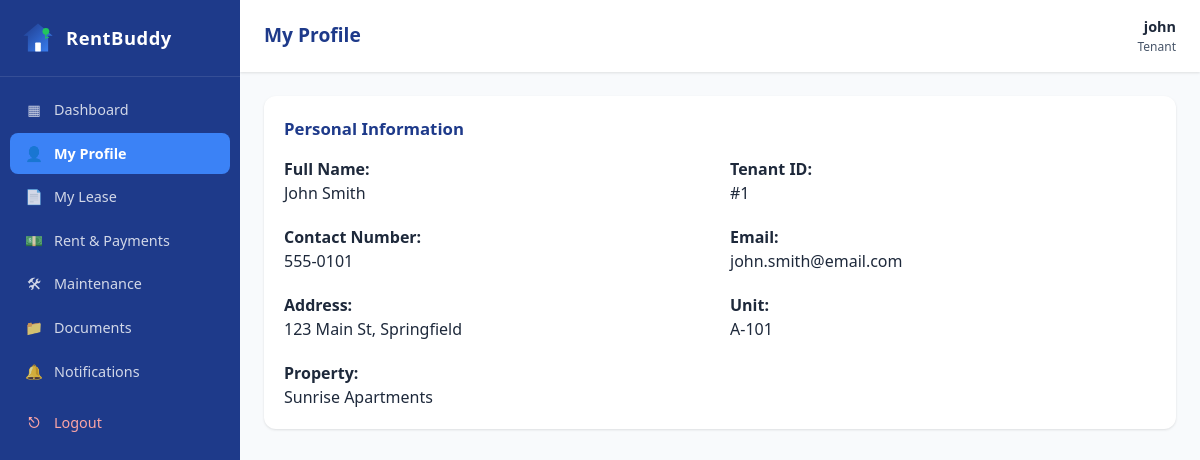
Page /tenant/profile.php (signed in) on the committed database.
### tables this page shows
CREATE TABLE `tenants` (
  `id` int(11) NOT NULL,
  `full_name` varchar(100) NOT NULL,
  `contact_number` varchar(20) DEFAULT NULL,
  `email` varchar(100) DEFAULT NULL,
  `address` varchar(255) DEFAULT NULL,
  `unit_id` int(11) DEFAULT NULL,
  `created_at` timestamp NOT NULL DEFAULT current_timestamp()
);

CREATE TABLE `units` (
  `id` int(11) NOT NULL,
  `property_id` int(11) NOT NULL,
  `unit_number` varchar(20) NOT NULL,
  `bedrooms` int(11) DEFAULT 1,
  `bathrooms` int(11) DEFAULT 1,
  `monthly_rent` decimal(10,2) NOT NULL,
  `status` enum('available','occupied','maintenance') DEFAULT 'available',
  `created_at` timestamp NOT NULL DEFAULT current_timestamp()
);

CREATE TABLE `properties` (
  `id` int(11) NOT NULL,
  `name` varchar(100) NOT NULL,
  `address` varchar(255) NOT NULL,
  `city` varchar(100) DEFAULT NULL,
  `description` text DEFAULT NULL,
  `created_at` timestamp NOT NULL DEFAULT current_timestamp()
);

### includes/functions.php (called while the page is built, shortened)
<?php
function e($str) {
    return htmlspecialchars($str ?? '', ENT_QUOTES, 'UTF-8');
}

### tenant/profile.php (the view, shortened to what this page needs)
<?php
require_once __DIR__ . '/../includes/auth.php';
$uid = current_user()['tenant_id'];
$stmt = $pdo->prepare("SELECT t.*, u.unit_number, p.name AS property_name
                       FROM tenants t
                       LEFT JOIN units u ON u.id = t.unit_id
                       LEFT JOIN properties p ON p.id = u.property_id
                       WHERE t.id = ?");
$stmt->execute([$uid]);
$t = $stmt->fetch();
include __DIR__ . '/../includes/header.php';
?>
<div class="card">
    <div class="card-header"><h3>Personal Information</h3></div>
    <div class="grid-2">
        <div><strong>Full Name:</strong><br><?= e($t['full_name']) ?></div>
        <div><strong>Tenant ID:</strong><br>#<?= $t['id'] ?></div>
        <div><strong>Contact Number:</strong><br><?= e($t['contact_number']) ?></div>
        <div><strong>Email:</strong><br><?= e($t['email']) ?></div>
        <div><strong>Address:</strong><br><?= e($t['address']) ?></div>
        <div><strong>Unit:</strong><br><?= e($t['unit_number'] ?? '—') ?></div>
        <div><strong>Property:</strong><br><?= e($t['property_name'] ?? '—') ?></div>
    </div>
</div>
<?php include __DIR__ . '/../includes/footer.php'; ?>

### assets/css/style.css (style rules this page uses)
:root { --navy: #1e3a8a; --navy-dark: #172554; --blue: #3b82f6; --blue-light: #dbeafe; --green: #22c55e; --green-light: #dcfce7; --red: #ef4444; --red-light: #fee2e2; --yellow: #f59e0b; --yellow-light: #fef3c7; --gray-50: #f8fafc; --gray-100: #f1f5f9; --gray-200: #e2e8f0; --gray-300: #cbd5e1; --gray-600: #475569; --gray-800: #1e293b; --white: #ffffff; --radius: 12px; --radius-sm: 8px; --shadow: 0 1px 3px rgba(0,0,0,.08), 0 1px 2px rgba(0,0,0,.04); --shadow-lg: 0 10px 25px rgba(30,58,138,.12); --font: 'Segoe UI', system-ui, -apple-system, Roboto, sans-serif; }
* { box-sizing: border-box; margin: 0; padding: 0; }
html, body { height: 100%; }
body { font-family: var(--font); background: var(--gray-50); color: var(--gray-800); line-height: 1.5; -webkit-font-smoothing: antialiased; }
.card { background: var(--white); border-radius: var(--radius); box-shadow: var(--shadow); padding: 20px; margin-bottom: 20px; }
.card-header { display: flex; align-items: center; justify-content: space-between; margin-bottom: 16px; flex-wrap: wrap; gap: 10px; }
.card-header h3 { font-size: 1.05rem; color: var(--navy); }
.grid-2 { display: grid; grid-template-columns: repeat(auto-fit, minmax(300px,1fr)); gap: 20px; }

### rows in the picture
tenants: full_name "John Smith", id "1", contact_number "555-0101", email "john.smith@email.com", address "123 Main St, Springfield", unit.unit_number "A-101", properties.name "Sunrise Apartments"

### other values in the picture
$page_title "My Profile"
$user['username'] "john"
$user['role'] "Tenant"
